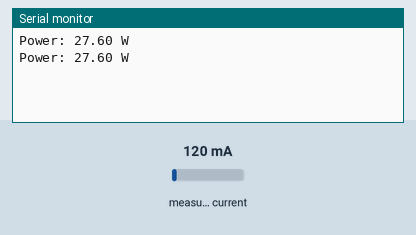
Simulated run of this sketch. Board: ESP32. Parts: the last lines printed to the serial monitor. The test bench sets the inputs (shaded band); at power-on: measured current 120 mA.

Above: at 3.1 s.
3.2 s: measured current set to 40 mA
At 5.7 s:
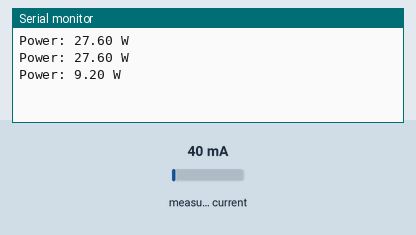
6.1 s: measured current set to 500 mA
At 7.8 s:
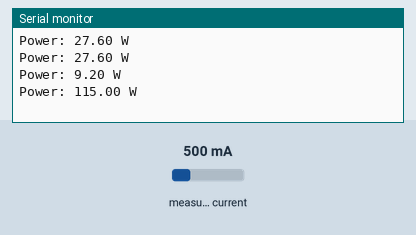
Timing chart, 0 to 9.3 s (numbered marks = the images above; inputs shaded):
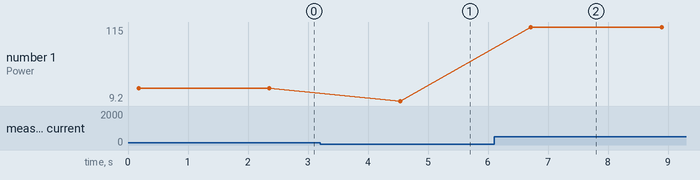

The sketch:

esp32_energy_meter.ino
```cpp
// ESP32 Energy Meter SCT-013 CT Sensor
#include "EmonLib.h"
EnergyMonitor emon1;

void setup() {
  Serial.begin(115200);
  emon1.current(34, 60.6); // ADC Pin 34, calibration factor
}

void loop() {
  double Irms = emon1.calcIrms(1480);
  double Power = Irms * 230.0;
  Serial.print("Power: "); Serial.print(Power); Serial.println(" W");
  delay(2000);
}
```

Measured:
- after the input at 3.2 s, the serial monitor: prints a new line after 1.3 s (image 1)
- after the input at 6.1 s, the serial monitor: prints a new line after 0.61 s (image 2)
- plotted number 1: 27.6 → 9.2 after the input at 3.2 s, 9.2 → 115 after the input at 6.1 s
